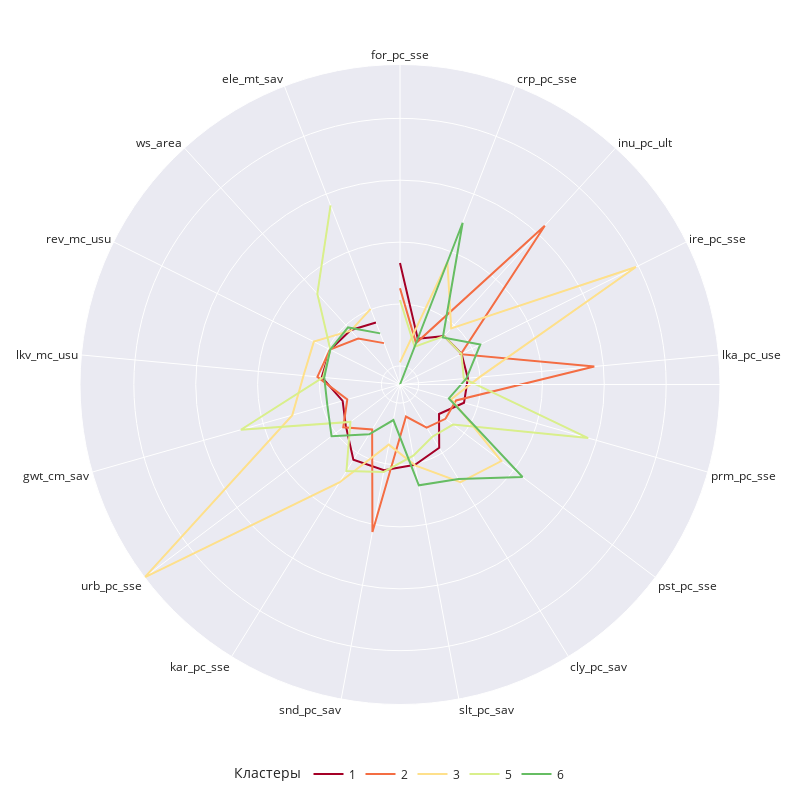

The code cell stored with this chart in its notebook:
### Code cell
cmap_name = "RdYlGn"
# cmap = mpl.colormaps.get_cmap(cmap_name)
# color_list = [
#     mcolors.rgb2hex(cmap(i)) for i in range(0, 256, 256 // number_of_clusters)
# ]
cmap = cm.get_cmap(cmap_name, number_of_clusters)
color_list = [mcolors.rgb2hex(cmap(i)) for i in range(cmap.N)]
polar = test_static.groupby("ResClust").mean().reset_index()
polar = polar[polar["ResClust"] != 4]

polar = pd.melt(polar, id_vars=["ResClust"])


fig_polar = px.line_polar(
    polar,
    r="value",
    theta="variable",
    color="ResClust",
    color_discrete_sequence=color_list,
    template="seaborn",
    height=800,
    width=800,
)
fig_polar.update_layout(
    polar=dict(
        radialaxis=dict(showticklabels=False, ticks=""),
        angularaxis=dict(showticklabels=True, tickangle=0),
    ),
    legend_title_text="Кластеры",
    legend=dict(
        orientation="h",
        yanchor="middle",
        y=-0.1,
        xanchor="center",
        x=0.5,
        bgcolor=None,
        bordercolor="Black",
        borderwidth=0,
    ),
)

### Figure 1 — Plotly figure (JSON) as saved in the notebook; plotly's stock layout.template omitted (floating-point values rounded to 4 significant figures)
{"data": [{"hovertemplate": "ResClust=1<br>value=%{r}<br>variable=%{theta}<extra></extra>", "legendgroup": "1", "line": {"color": "#a50026", "dash": "solid"}, "marker": {"symbol": "circle"}, "mode": "lines", "name": "1", "r": [0.6615, -0.5066, -0.2427, -0.1888, -0.1993, -0.2244, -0.5098, -0.09705, 0.01964, 0.1084, 0.1309, -0.2019, -0.3365, -0.03043, -0.03982, -0.1122, -0.2258], "showlegend": true, "subplot": "polar", "theta": ["for_pc_sse", "crp_pc_sse", "inu_pc_ult", "ire_pc_sse", "lka_pc_use", "prm_pc_sse", "pst_pc_sse", "cly_pc_sav", "slt_pc_sav", "snd_pc_sav", "kar_pc_sse", "urb_pc_sse", "gwt_cm_sav", "lkv_mc_usu", "rev_mc_usu", "ws_area", "ele_mt_sav"], "type": "scatterpolar"}, {"hovertemplate": "ResClust=2<br>value=%{r}<br>variable=%{theta}<extra></extra>", "legendgroup": "2", "line": {"color": "#f46d43", "dash": "solid"}, "marker": {"symbol": "circle"}, "mode": "lines", "name": "2", "r": [0.2553, -0.583, 2.172, -0.2028, 1.853, -0.3596, -0.3795, -0.4816, -0.7742, 1.123, -0.4456, -0.1512, -0.4147, 0.04019, -0.03553, -0.2961, -0.5832], "showlegend": true, "subplot": "polar", "theta": ["for_pc_sse", "crp_pc_sse", "inu_pc_ult", "ire_pc_sse", "lka_pc_use", "prm_pc_sse", "pst_pc_sse", "cly_pc_sav", "slt_pc_sav", "snd_pc_sav", "kar_pc_sse", "urb_pc_sse", "gwt_cm_sav", "lkv_mc_usu", "rev_mc_usu", "ws_area", "ele_mt_sav"], "type": "scatterpolar"}, {"hovertemplate": "ResClust=3<br>value=%{r}<br>variable=%{theta}<extra></extra>", "legendgroup": "3", "line": {"color": "#fee08b", "dash": "solid"}, "marker": {"symbol": "circle"}, "mode": "lines", "name": "3", "r": [-0.9429, 0.8215, -0.07326, 2.959, -0.008459, -0.4391, 0.7517, 0.5559, 0.02947, -0.3122, 0.5608, 3.87, 0.5088, 0.265, 0.255, -0.1215, 0.01139], "showlegend": true, "subplot": "polar", "theta": ["for_pc_sse", "crp_pc_sse", "inu_pc_ult", "ire_pc_sse", "lka_pc_use", "prm_pc_sse", "pst_pc_sse", "cly_pc_sav", "slt_pc_sav", "snd_pc_sav", "kar_pc_sse", "urb_pc_sse", "gwt_cm_sav", "lkv_mc_usu", "rev_mc_usu", "ws_area", "ele_mt_sav"], "type": "scatterpolar"}, {"hovertemplate": "ResClust=5<br>value=%{r}<br>variable=%{theta}<extra></extra>", "legendgroup": "5", "line": {"color": "#d9ef8b", "dash": "solid"}, "marker": {"symbol": "circle"}, "mode": "lines", "name": "5", "r": [0.06629, -0.6465, -0.2418, -0.1916, -0.2649, 1.862, -0.2272, -0.3073, -0.1293, 0.138, 0.343, -0.2965, 1.373, -0.05172, -0.04299, 0.6825, 1.805], "showlegend": true, "subplot": "polar", "theta": ["for_pc_sse", "crp_pc_sse", "inu_pc_ult", "ire_pc_sse", "lka_pc_use", "prm_pc_sse", "pst_pc_sse", "cly_pc_sav", "slt_pc_sav", "snd_pc_sav", "kar_pc_sse", "urb_pc_sse", "gwt_cm_sav", "lkv_mc_usu", "rev_mc_usu", "ws_area", "ele_mt_sav"], "type": "scatterpolar"}, {"hovertemplate": "ResClust=6<br>value=%{r}<br>variable=%{theta}<extra></extra>", "legendgroup": "6", "line": {"color": "#66bd63", "dash": "solid"}, "marker": {"symbol": "circle"}, "mode": "lines", "name": "6", "r": [-1.3, 1.503, -0.2736, 0.1498, -0.2218, -0.4788, 1.18, 0.4953, 0.3571, -0.7163, -0.3533, 0.08619, -0.07958, -0.0711, -0.04035, -0.05244, -0.4141], "showlegend": true, "subplot": "polar", "theta": ["for_pc_sse", "crp_pc_sse", "inu_pc_ult", "ire_pc_sse", "lka_pc_use", "prm_pc_sse", "pst_pc_sse", "cly_pc_sav", "slt_pc_sav", "snd_pc_sav", "kar_pc_sse", "urb_pc_sse", "gwt_cm_sav", "lkv_mc_usu", "rev_mc_usu", "ws_area", "ele_mt_sav"], "type": "scatterpolar"}], "layout": {"height": 800, "legend": {"bordercolor": "Black", "borderwidth": 0, "orientation": "h", "title": {"text": "Кластеры"}, "tracegroupgap": 0, "x": 0.5, "xanchor": "center", "y": -0.1, "yanchor": "middle"}, "margin": {"t": 60}, "polar": {"angularaxis": {"direction": "clockwise", "rotation": 90, "showticklabels": true, "tickangle": 0}, "domain": {"x": [0, 1], "y": [0, 1]}, "radialaxis": {"showticklabels": false, "ticks": ""}}, "width": 800}}
